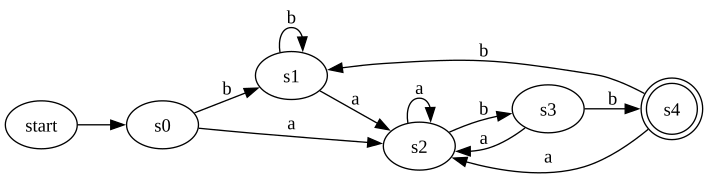

This figure's Python source:
from graph import *
import os


class DFA:
    def __init__(self, nfa):
        # состояния НКА
        self.states = nfa.states

        # начальное состояние НКА
        self.startState = nfa.startState.start
        # финальные состояния НКА
        self.finalStates = nfa.finalStates

        # алфавит
        self.alphabet = nfa.alphabet

        self.startStatesSet = set()
        self.startStates = {nfa.startState.start}

    def current_info(self):
        print(self.alphabet)
        print(self.states)
        # print(self.numberOfStates)
        print(self.startState)
        print(self.startStates)
        for state in self.finalStates:
            print(state)

    def dfa_build(self):
        print("~~~ BUILDING DFA ~~~")

        # вычислим eps-замыкание для начального состояния
        epsilon_closure = list(self.define_closure(self.startState))

        # инициализация списка объединённых состояний
        # в пустой список добавляем множество epsilon_closure
        union_states = [set(epsilon_closure)]

        index = 0
        new_transitions = []

        while index < len(union_states):
            print(f"\n< Index: {index} >")

            union = " "
            for uni in union_states[index]:
                union += str(uni) + " "

            print(f"DFA 's{index}' equals NFA: {{{union}}}")

            # создание нового перехода для каждого символа алфавита
            # создаём словарь, где ключам (символам алфавита) сопоставляются пустые строки
            new_transition = {char: [] for char in self.alphabet}

            # вычисление eps-замыкания текущего состояния из union_states[index]
            epsilon_closure = list(union_states[index])

            # для каждого перехода в текущем состоянии проверим наличие переходов
            # для каждого символа алфавита
            print("~~~")
            for i in range(len(epsilon_closure)):
                # char -- ключ, value -- значение
                for char, value in epsilon_closure[i].transitions.items():
                    new_transition[char].append(value)
                    print(f"(from {epsilon_closure[i]}) By '{char}' can reach {value} ")

            print("~~~")
            for char, value in new_transition.items():
                print(f"Trans by '{char}':")
                if len(value) == 0:
                    continue

                new_state = []

                for i in range(len(value)):
                    epsilon_closure = list(self.define_closure(value[i]))
                    new_state.extend(epsilon_closure)

                new_transition[char] = new_state

                if set(new_state) not in union_states:
                    # добавляем в union_states множество new_states
                    union_states.append(set(new_state))

                    str_new_state = " "
                    for state in set(new_state):
                        str_new_state += str(state) + " "
                    print(f"In union_states for '{char}' append: {{{str_new_state}}}")
                else:
                    print(f"Already in union_states for '{char}'")
                print("~~~")

            new_transitions.append(new_transition)
            print(f"<<for s{index} in DFA>> there are transitions:")

            for key, value in new_transition.items():
                print(f"By {key}:")
                states = " "
                for state in value:
                    states += str(state) + " "
                print(f"{{{states}}}")

            index += 1

        print("\n~ RESULTS ~")
        result_states = [State("s" + str(i)) for i in range(len(union_states))]
        self.states = result_states
        result = " "
        for state in result_states:
            result += str(state) + " "
        print(f"States of DFA: {{{result}}}\n")

        # correct extreme states
        for i in range(len(union_states)):
            # если множества finalStates и union_states пересекаются
            if not self.finalStates.isdisjoint(union_states[i]):
                result_states[i].isEnd = True
                print(f"{result_states[i]} added to final states")
            # если множества startStates и union_states пересекаются
            if not self.startStates.isdisjoint(union_states[i]):
                result_states[i].isStart = True
                print(f"{result_states[i]} added to start states")

        # define transitions
        print(f"\n~ Transitions of DFA ~")
        txt_file = open("dfa.txt", "w")

        gv_file = open("dfa.gv", "w")
        gv_file.write("digraph G {\nrankdir = LR;\n")

        for i in range(len(new_transitions)):
            for char, union_state in new_transitions[i].items():
                if len(union_state) == 0:
                    continue

                index_of_state = union_states.index(set(union_state))
                result_states[i].transitions[char] = result_states[index_of_state]
                print(f"{result_states[i]} ---{char}---> {result_states[index_of_state]}")
                txt_file.write(f"{result_states[i]} ---{char}---> {result_states[index_of_state]}\n")
                gv_file.write('\t"' + str(result_states[i]) + '"' + " -> " + '"' + str(result_states[index_of_state]) +
                              '"[label="' + str(char) + '"];\n')

        # define start states
        self.finalStates = set()
        self.startState = set()
        for i in range(len(result_states)):
            if result_states[i].isStart:
                self.startStatesSet.add(result_states[i])

        start_states = " "
        for state in self.startStatesSet:
            start_states += str(state) + " "
            txt_file.write(f"\nStart state: {state}\n")
            gv_file.write(f'\t"start" -> "{str(state)}"\n')
        print(f"\nStart states: {start_states}")

        final_states = " "

        for i in range(len(result_states)):
            if result_states[i].isEnd:
                self.finalStates.add(result_states[i])
                final_states += str(result_states[i]) + " "
                gv_file.write(f'\t"{str(result_states[i])}" [shape="doublecircle"];\n')
        print(f"Final states: {final_states}")
        txt_file.write(f"Final states:{final_states}")

        gv_file.write("}\n")
        gv_file.close()

        txt_file.close()

        os.system("dot -Tsvg dfa.gv -o dfa.svg")
        os.system("explorer dfa.svg")
        return self

    # определение eps-замыкания для данного состояния
    def define_closure(self, state):
        epsilon_closure = set()
        self.define_closure_recursive(state, epsilon_closure)

        eps_clos = " "
        for epsilon in epsilon_closure:
            eps_clos += str(epsilon) + " "
        print(f"Eps-closure for state {state}: {{{eps_clos}}}")

        return epsilon_closure

    # рекурсивное вычисление eps-замыкания для данного состояния
    def define_closure_recursive(self, state, epsilon_closure):
        if state in epsilon_closure:
            return

        epsilon_closure.add(state)

        for eps in state.epsilon:
            self.define_closure_recursive(eps, epsilon_closure)

    # минимизация ДКА по алгоритму Бржозовского
    def dfa_minimize(self):
        print("\n~~~ MINIMIZE DFA ~~~")
        print("~ First reverse ~")
        # inv -- словарь для хранения инвертированных переходов по состояниям
        # states -- все состояния
        inv_trans, all_states = self.first_reverse()
        
        new_start, not_start = self.get_states_role(all_states)
        reverse_states = [new_start, not_start]

        print("\n~ First determine ~")
        for i in range(len(reverse_states)):
            print(f"< reverse_states[{i}]: >")
            for state in reverse_states[i]:
                print(f"<<< {state}")

        queue, determ_states = self.first_determine(reverse_states)

        print("\n~ Second reverse ~")
        self.second_reverse(reverse_states, inv_trans, queue, determ_states)

        print("\n~ Second determine ~")
        self.second_determine(reverse_states, inv_trans)

    def first_reverse(self):
        # словарь для хранения инвертированного отображения состояний
        inv = {}

        current_states = self.startStatesSet

        # пустое мн-во для отслеживания уже посещённых состояний
        used_states = set()

        # пока current_states не станут пустыми
        while current_states != set():
            next_states = set()
            print("*****")
            for state in current_states:
                used_states.add(state)
                print(f"* {state} added in used_states")
                print("*****")

                for char in state.transitions.keys():
                    trans_state = state.transitions[char]

                    if trans_state not in inv:
                        inv[trans_state] = {char: [] for char in self.alphabet}

                    inv[trans_state][char].append(state)
                    print("inv " + str(trans_state) + ' ' + char + ' ' + str(state))
                    print("Inverse:")
                    print(f"{state} <---{char}--- {trans_state}")

                    if trans_state not in used_states:
                        print(f"{trans_state} not in used_states yet")
                        next_states.add(trans_state)
                        print(f"{trans_state} added in next_states")
                print("*****")

            current_states = next_states

        return inv, list(used_states)

    # разбиение состояний на финальные и не финальные
    def get_states_role(self, used_states):
        new_start = set()
        not_start = set()

        for state in used_states:
            if state.isEnd:
                new_start.add(state)
            else:
                not_start.add(state)

        start_str = " "
        for state in new_start:
            start_str += str(state) + " "
        print(f"New start states: {{{start_str}}}")

        not_start_str = " "
        for state in not_start:
            not_start_str += str(state) + " "
        print(f"Not start states: {{{not_start_str}}}")

        return new_start, not_start

    # построение очереди и словаря, отображающего состояния в их эквивалентные классы
    def first_determine(self, reverse_states):
        queue = []

        # словарь для отображения состояний в соответствующие им эквивалентные классы
        determ_states = {}

        for i in range(len(reverse_states)):
            print(f"< Class {i} >")
            for char in self.alphabet:
                # создание очереди для символов алфавита
                queue.append([i, char])

            for state in reverse_states[i]:
                determ_states[state] = i
                print(f"determ_states[{state}] = {i}")

        print(f"\nQueue [№ of class, char]: {queue}")

        return queue, determ_states

    # обратное объединение эквивалентных классов состояний
    def second_reverse(self, reverse_states, inv_trans, queue, determ_states):
        print("Before second reverse:")
        for st in reverse_states:
            print("{" + ", ".join(str(item) for item in st) + "}")

        print("~~~")

        while len(queue) > 0:
            state_class, char = queue.pop()
            involved = {}
            for state in reverse_states[state_class]:
                if state not in inv_trans:
                    continue
                for st in inv_trans[state][char]:
                    # получаем номер класса состояния st
                    i = determ_states[st]
                    if i not in involved:
                        # устанавливаем пустое мн-во для класса i
                        involved[i] = set()
                    involved[i].add(st) 
            # reverse переходов состояний
            for i in involved:
                if len(list(involved[i])) < len(list(reverse_states[i])):
                    # добавляем в reverse_states пустое мн-во
                    reverse_states.append(set())
                    j = len(reverse_states) - 1

                    for r_state in involved[i]:
                        reverse_states[i].remove(r_state)
                        reverse_states[j].add(r_state)
                        print(f"RS : {r_state} in class {j}")
                    print("~~~")

                    if len(list(reverse_states[j])) > len(list(reverse_states[i])):
                        reverse_states[j], reverse_states[i] = reverse_states[i], reverse_states[j]

                    for r_state in reverse_states[j]:
                        determ_states[r_state] = j
                        print(f"DS : {r_state} in class {j}")
                    print("~~~")

                    for char in self.alphabet:
                        queue.append([j, char])
                        print(f"In queue append [{j}, {char}]")
                    print("~~~")

        print("\nAfter second reverse:")
        for st in reverse_states:
            print("{" + ", ".join(str(item) for item in st) + "}")

        for idx in determ_states.keys():
            print(f"State {idx} in class {determ_states[idx]}")

    # определение эквивалентных состояний и уменьшение числа состояний в автомате
    def second_determine(self, reverse_states, inv_trans):
        for i in range(len(reverse_states)):
            print(f"< Class {i} >")
            similar_states = list(reverse_states[i])
            for state in similar_states:
                print(state)

            if len(similar_states) <= 1:
                print(f"In class {i} only 1 element\n")
                continue

            keep_state = similar_states[0]

            for q in similar_states:
                # если q и начало, и конец одновременно
                if q.isStart and q.isEnd:
                    keep_state = q
                    print(f"{q} is start and end\n")
                    break

                # q или начало, или конец
                if q.isStart or q.isEnd:
                    keep_state = q
                    if q.isStart:
                        print(f"{q} is start\n")
                    if q.isEnd:
                        print(f"{q} is end\n")

            for q in similar_states:
                # если q это keep_state -- пропускаем
                if q == keep_state:
                    continue

                for char in inv_trans[q]:
                    for st in inv_trans[q][char]:
                        st.transitions[char] = keep_state
                        print(f"Remove {st} ---{char}---> {q}")

                        if st == q:
                            print(f"Add {keep_state} ---{char}---> {keep_state}\n")
                        else:
                            print(f"Add {st} ---{char}---> {keep_state}\n")

    def output_dfa(self):
        txt_file = open("miniDfa.txt", "w")

        gv_file = open("miniDfa.gv", "w")
        gv_file.write("digraph G {\nrankdir = LR;\n")

        cur_states = self.startStatesSet
        used_states = set()
        while cur_states != set():
            next_states = set()

            for state in cur_states:
                used_states.add(state)
                for key, value in state.transitions.items():
                    txt_file.write(f"{str(state)} ---{str(key)}---> {str(value)}\n")
                    gv_file.write('\t"' + str(state) + '"' + " -> " + '"' + str(value) + '"[label="' + str(key) + '"];\n')
                    if value not in used_states:
                        next_states.add(value)
            cur_states = next_states

        for state in used_states:
            if state.isStart:
                gv_file.write(f'\t"start" -> "{str(state)}"\n')

        for state in used_states:
            if state.isEnd:
                gv_file.write(f'\t"{str(state)}" [shape="doublecircle"];\n')

        gv_file.write("}\n")
        gv_file.close()

        txt_file.close()

        os.system("dot -Tsvg miniDfa.gv -o miniDfa.svg")
        os.system("explorer miniDfa.svg")

    def modeling(self, string):
        print(f"\n~~~ MODELING FA FOR {string} ~~~")
        current_state = self.startStatesSet

        start_str = ""
        for st in current_state:
            start_str += str(st) + " "

        print(f"Now you are in {start_str}\n")

        for symbol in string:
            next_states = set()

            for state in current_state:
                if symbol in state.transitions.keys():
                    print(f">> You can move by {symbol} from {state}")
                    next_states.add(state.transitions[symbol])

                    ns_str = " "
                    for st in next_states:
                        ns_str += str(st) + " "
                    print(f"   Next state: {ns_str}\n")

            current_state = next_states

        for state in current_state:
            if state.isEnd:
                print("Current state is final")
                print(f"[ Successful operation ^^ ]")
                return True

            print("Current state isn't final")
            print(f"[ Failed.. ]")
            return False
